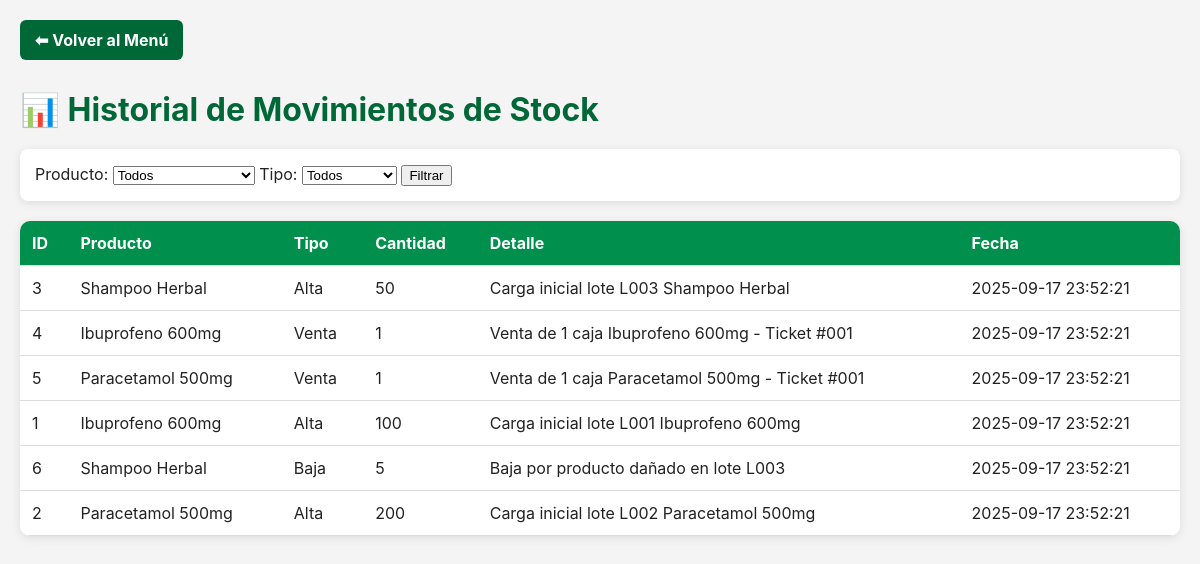
Page /Historial.php (signed in) on the committed database.
### tables this page shows
CREATE TABLE HistorialStock (
    id INT AUTO_INCREMENT PRIMARY KEY,
    producto_id INT NOT NULL,
    tipo ENUM('Alta','Baja','Venta','Compra','Devolución','Vencimiento') NOT NULL,
    cantidad INT NOT NULL,
    detalle VARCHAR(255),
    fecha DATETIME DEFAULT CURRENT_TIMESTAMP,
    FOREIGN KEY (producto_id) REFERENCES Producto(id) ON DELETE CASCADE
);

CREATE TABLE Producto (
    id INT AUTO_INCREMENT PRIMARY KEY,
    nombre VARCHAR(100) NOT NULL,
    precio DECIMAL(10,2) NOT NULL,
    stock_actual INT DEFAULT 0,
    stock_minimo INT DEFAULT 0,
    requiere_receta BOOLEAN DEFAULT FALSE,
    categoria_id INT,
    FOREIGN KEY (categoria_id) REFERENCES Categoria(id) ON DELETE SET NULL
);

### Conexion.php (called while the page is built, shortened)
<?php
class Conexion {
    private $host = "localhost";
    private $usuario = "root";
    private $password = "";
    private $baseDatos = "farmacia";
    public function __construct() {
        try {
            $this->conexion = new mysqli(
                $this->host,
                $this->usuario,
                $this->password,
                $this->baseDatos
            );
        } catch (mysqli_sql_exception $e) {
            die("Error de conexión a la BD: " . $e->getMessage());
        }
    }
}
?>

### Historial.php (the view, shortened to what this page needs)
<?php
require_once 'Conexion.php';
class Historial {
    private $conn;
    public function __construct($conexion) {
        $this->conn = $conexion;
    }
    public function obtenerMovimientos($producto_id = null, $tipo = null) {
        $sql = "SELECT h.id, h.tipo, h.cantidad, h.detalle, h.fecha, p.nombre AS producto
                FROM HistorialStock h
                JOIN Producto p ON h.producto_id = p.id
                WHERE 1=1";
        $sql .= " ORDER BY h.fecha DESC";
        return $this->conn->query($sql);
    }
}
$conn      = new Conexion();
$historial = new Historial($conn->conexion);
$filtroProducto = $_GET['producto_id'] ?? '';
$filtroTipo     = $_GET['tipo'] ?? '';
$resultado = $historial->obtenerMovimientos($filtroProducto, $filtroTipo);
?>
<!DOCTYPE html>
<html lang="es">
<head>
  <link rel="stylesheet" href="estilos.css">
</head>
<body>
  <a href="Menu.php" class="btn-volver">⬅ Volver al Menú</a>
  <h1>📊 Historial de Movimientos de Stock</h1>
  <form method="GET" class="filtros">
    <label for="producto_id">Producto:</label>
    <select name="producto_id" id="producto_id">
      <option value="">Todos</option>
    </select>
    <label for="tipo">Tipo:</label>
    <select name="tipo" id="tipo">
      <option value="">Todos</option>
    </select>
    <button type="submit">Filtrar</button>
  </form>
  <table>
    <thead>
      <tr>
        <th>ID</th>
        <th>Producto</th>
        <th>Tipo</th>
        <th>Cantidad</th>
        <th>Detalle</th>
        <th>Fecha</th>
      </tr>
    </thead>
    <tbody>
      <?php if ($resultado->num_rows > 0): ?>
        <?php while ($fila = $resultado->fetch_assoc()): ?>
          <tr>
            <td><?= $fila['id'] ?></td>
            <td><?= htmlspecialchars($fila['producto']) ?></td>
            <td><?= htmlspecialchars($fila['tipo']) ?></td>
            <td><?= htmlspecialchars($fila['cantidad']) ?></td>
            <td><?= htmlspecialchars($fila['detalle'] ?? '-') ?></td>
            <td><?= htmlspecialchars($fila['fecha']) ?></td>
          </tr>
        <?php endwhile; ?>
      <?php else: ?>
        <tr><td colspan="6">No hay movimientos registrados</td></tr>
      <?php endif; ?>
    </tbody>
  </table>
</body>
</html>

### estilos.css (style rules this page uses)
:root { --verde: #008f4c; --verde-oscuro: #006837; --blanco: #ffffff; --gris: #f4f4f4; --rojo: #e85c4a; --rojo-oscuro: #b91c1c; }
body { margin: 0; font-family: 'Inter', sans-serif; background: var(--gris); color: #222; padding: 20px; }
.btn-volver { display: inline-block; background: var(--verde-oscuro); color: var(--blanco); padding: 10px 16px; border-radius: 6px; font-weight: bold; text-decoration: none; transition: 0.3s; margin-bottom: 20px; }
h1 { color: var(--verde-oscuro); margin: 10px 0 20px; display: flex; align-items: center; gap: 10px; }
table { width: 100%; border-collapse: collapse; background: var(--blanco); border-radius: 12px; overflow: hidden; box-shadow: 0 2px 10px rgba(0,0,0,0.15); }
th, td { padding: 12px; text-align: left; border-bottom: 1px solid #ddd; }
th { background: var(--verde-oscuro); color: var(--blanco); }

### Historial.php (style rules this page uses)
table { width: 100%; border-collapse: collapse; background: #fff; border-radius: 10px; overflow: hidden; box-shadow: 0 2px 10px rgba(0,0,0,0.1); }
th, td { padding: 12px; text-align: left; border-bottom: 1px solid #ddd; }
th { background: #008f4c; color: #fff; }
.filtros { background: #fff; padding: 15px; margin-bottom: 20px; border-radius: 8px; box-shadow: 0 2px 8px rgba(0,0,0,0.1); }
.btn-volver { background: #006837; color: #fff; padding: 10px 15px; border-radius: 6px; text-decoration: none; font-weight: bold; margin-bottom: 20px; display: inline-block; }

### rows in the picture
historialstock: id "3", producto.nombre "Shampoo Herbal", tipo "Alta", cantidad "50", detalle "Carga inicial lote L003 Shampoo Herbal", fecha "2025-09-17 23:52:21"
historialstock: id "4", producto.nombre "Ibuprofeno 600mg", tipo "Venta", cantidad "1", detalle "Venta de 1 caja Ibuprofeno 600mg - Ticket #001", fecha "2025-09-17 23:52:21"
historialstock: id "5", producto.nombre "Paracetamol 500mg", tipo "Venta", cantidad "1", detalle "Venta de 1 caja Paracetamol 500mg - Ticket #001", fecha "2025-09-17 23:52:21"
historialstock: id "1", producto.nombre "Ibuprofeno 600mg", tipo "Alta", cantidad "100", detalle "Carga inicial lote L001 Ibuprofeno 600mg", fecha "2025-09-17 23:52:21"
historialstock: id "6", producto.nombre "Shampoo Herbal", tipo "Baja", cantidad "5", detalle "Baja por producto dañado en lote L003", fecha "2025-09-17 23:52:21"
historialstock: id "2", producto.nombre "Paracetamol 500mg", tipo "Alta", cantidad "200", detalle "Carga inicial lote L002 Paracetamol 500mg", fecha "2025-09-17 23:52:21"
